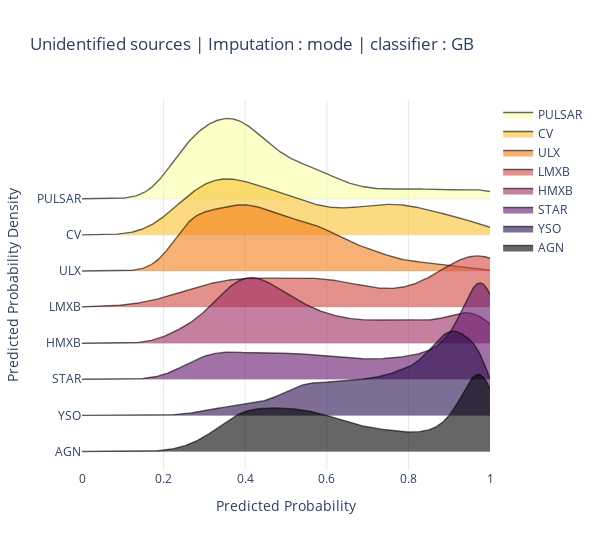

Notebook code for this chart:
### Code cell
fig = ridgeplot(
    samples=sample,
    kde_points=np.linspace(0, 1, 500),
    colorscale="inferno",
    colormode="index",
    coloralpha=0.6,
    labels=cl,
    spacing = 3 / 8,
    xpad=0
)
fig.update_layout(
    title=f"Unidentified sources | Imputation : {d_name} | classifier : {m_name}",
    height=550,
    width=600,
    plot_bgcolor="rgba(255, 255, 255, 0.0)",
    xaxis_gridcolor="rgba(0, 0, 0, 0.1)",
    yaxis_gridcolor="rgba(0, 0, 0, 0.1)",
    xaxis_title="Predicted Probability",
    yaxis_title="Predicted Probability Density",
)

#fig.save('temp.png')
fig.write_image(f'temp_res_comp/unid_prob_dist/{m_name}_{d_name}.jpg')
fig.show()

### Figure 1 — Plotly figure (JSON) as saved in the notebook; plotly's stock layout.template omitted (floating-point values rounded to 4 significant figures; data arrays with more than 128 entries replaced by an {"elided": "..."} marker saying what was removed)
{"data": [{"line": {"color": "rgba(0,0,0,0)", "width": 0}, "showlegend": false, "type": "scatter", "x": {"elided": "500 float values"}, "y": {"elided": "500 int values"}}, {"fill": "tonexty", "fillcolor": "rgba(252, 255, 164, 0.6)", "line": {"color": "rgba(0,0,0,0.6)", "width": 1.4}, "mode": "lines", "name": "PULSAR", "type": "scatter", "x": {"elided": "500 float values"}, "y": {"elided": "500 float values"}}, {"line": {"color": "rgba(0,0,0,0)", "width": 0}, "showlegend": false, "type": "scatter", "x": {"elided": "500 float values"}, "y": {"elided": "500 float values"}}, {"fill": "tonexty", "fillcolor": "rgba(248.14285714285714, 193.57142857142858, 45.28571428571429, 0.6)", "line": {"color": "rgba(0,0,0,0.6)", "width": 1.4}, "mode": "lines", "name": "CV", "type": "scatter", "x": {"elided": "500 float values"}, "y": {"elided": "500 float values"}}, {"line": {"color": "rgba(0,0,0,0)", "width": 0}, "showlegend": false, "type": "scatter", "x": {"elided": "500 float values"}, "y": {"elided": "500 float values"}}, {"fill": "tonexty", "fillcolor": "rgba(243.0, 126.42857142857146, 23.714285714285694, 0.6)", "line": {"color": "rgba(0,0,0,0.6)", "width": 1.4}, "mode": "lines", "name": "ULX", "type": "scatter", "x": {"elided": "500 float values"}, "y": {"elided": "500 float values"}}, {"line": {"color": "rgba(0,0,0,0)", "width": 0}, "showlegend": false, "type": "scatter", "x": {"elided": "500 float values"}, "y": {"elided": "500 float values"}}, {"fill": "tonexty", "fillcolor": "rgba(211.28571428571428, 73.28571428571426, 65.2857142857143, 0.6)", "line": {"color": "rgba(0,0,0,0.6)", "width": 1.4}, "mode": "lines", "name": "LMXB", "type": "scatter", "x": {"elided": "500 float values"}, "y": {"elided": "500 float values"}}, {"line": {"color": "rgba(0,0,0,0)", "width": 0}, "showlegend": false, "type": "scatter", "x": {"elided": "500 float values"}, "y": {"elided": "500 float values"}}, {"fill": "tonexty", "fillcolor": "rgba(158.57142857142856, 41.714285714285715, 97.85714285714286, 0.6)", "line": {"color": "rgba(0,0,0,0.6)", "width": 1.4}, "mode": "lines", "name": "HMXB", "type": "scatter", "x": {"elided": "500 float values"}, "y": {"elided": "500 float values"}}, {"line": {"color": "rgba(0,0,0,0)", "width": 0}, "showlegend": false, "type": "scatter", "x": {"elided": "500 float values"}, "y": {"elided": "500 float values"}}, {"fill": "tonexty", "fillcolor": "rgba(100.28571428571428, 21.142857142857142, 108.14285714285714, 0.6)", "line": {"color": "rgba(0,0,0,0.6)", "width": 1.4}, "mode": "lines", "name": "STAR", "type": "scatter", "x": {"elided": "500 float values"}, "y": {"elided": "500 float values"}}, {"line": {"color": "rgba(0,0,0,0)", "width": 0}, "showlegend": false, "type": "scatter", "x": {"elided": "500 float values"}, "y": {"elided": "500 float values"}}, {"fill": "tonexty", "fillcolor": "rgba(40.42857142857143, 12.0, 77.0, 0.6)", "line": {"color": "rgba(0,0,0,0.6)", "width": 1.4}, "mode": "lines", "name": "YSO", "type": "scatter", "x": {"elided": "500 float values"}, "y": {"elided": "500 float values"}}, {"line": {"color": "rgba(0,0,0,0)", "width": 0}, "showlegend": false, "type": "scatter", "x": {"elided": "500 float values"}, "y": {"elided": "500 float values"}}, {"fill": "tonexty", "fillcolor": "rgba(0, 0, 4, 0.6)", "line": {"color": "rgba(0,0,0,0.6)", "width": 1.4}, "mode": "lines", "name": "AGN", "type": "scatter", "x": {"elided": "500 float values"}, "y": {"elided": "500 float values"}}], "layout": {"height": 550, "hovermode": false, "legend": {"traceorder": "normal"}, "plot_bgcolor": "rgba(255, 255, 255, 0.0)", "title": {"text": "Unidentified sources | Imputation : mode | classifier : GB"}, "width": 600, "xaxis": {"gridcolor": "rgba(0, 0, 0, 0.1)", "range": [0, 1], "showgrid": true, "showticklabels": true, "title": {"text": "Predicted Probability"}, "zeroline": false}, "yaxis": {"gridcolor": "rgba(0, 0, 0, 0.1)", "showgrid": true, "showticklabels": true, "ticktext": ["PULSAR", "CV", "ULX", "LMXB", "HMXB", "STAR", "YSO", "AGN"], "tickvals": [0, -1.303, -2.607, -3.91, -5.213, -6.517, -7.82, -9.123], "title": {"text": "Predicted Probability Density"}, "zeroline": false}}}
